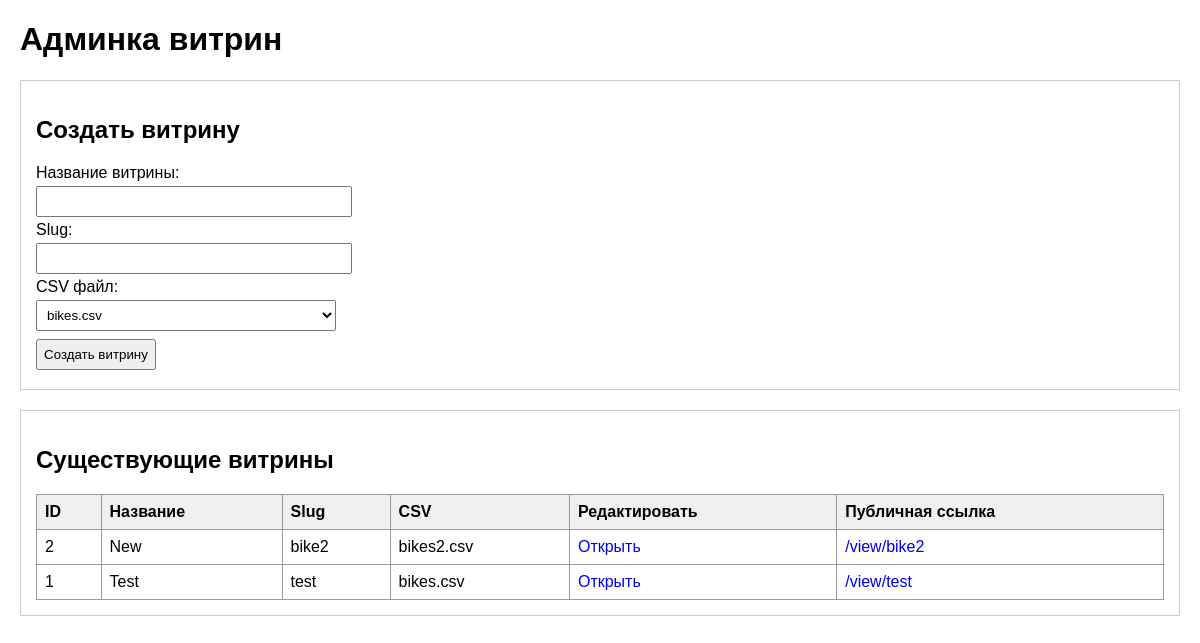
The page / on the database its author committed.
### tables this page shows
CREATE TABLE views (
            id INTEGER PRIMARY KEY AUTOINCREMENT,
            name TEXT NOT NULL,
            slug TEXT NOT NULL UNIQUE,
            file_name TEXT NOT NULL
        );

### app/main.py (the view)
@app.get("/", response_class=HTMLResponse)
async def admin_home(request: Request):
    views = get_all_views()
    files = list_csv_files()
    return templates.TemplateResponse(
        request=request,
        name="index.html",
        context={
            "views": views,
            "files": files,
        }
    )

### templates/index.html (shortened to what this page needs)
<!DOCTYPE html>
<html lang="ru">
<head>
</head>
<body>
    <h1>Админка витрин</h1>
    <div class="section">
        <h2>Создать витрину</h2>
        <form method="post" action="/views">
            <div>
                <label>Название витрины:</label><br>
                <input type="text" name="name" required style="width: 300px;">
            </div>
            <div>
                <label>Slug:</label><br>
                <input type="text" name="slug" required style="width: 300px;">
            </div>
            <div>
                <label>CSV файл:</label><br>
                <select name="file_name" required style="width: 300px;">
                    {% for f in files %}
                    <option value="{{ f }}">{{ f }}</option>
                    {% endfor %}
                </select>
            </div>
            <button type="submit">Создать витрину</button>
        </form>
    </div>
    <div class="section">
        <h2>Существующие витрины</h2>
        {% if views %}
        <table>
            <thead>
                <tr>
                    <th>ID</th>
                    <th>Название</th>
                    <th>Slug</th>
                    <th>CSV</th>
                    <th>Редактировать</th>
                    <th>Публичная ссылка</th>
                </tr>
            </thead>
            <tbody>
                {% for v in views %}
                <tr>
                    <td>{{ v.id }}</td>
                    <td>{{ v.name }}</td>
                    <td>{{ v.slug }}</td>
                    <td>{{ v.file_name }}</td>
                    <td><a href="/views/{{ v.id }}">Открыть</a></td>
                    <td><a href="/view/{{ v.slug }}" target="_blank">/view/{{ v.slug }}</a></td>
                </tr>
                {% endfor %}
            </tbody>
        </table>
        {% else %}
            <p>Витрин пока нет.</p>
        {% endif %}
    </div>
</body>
</html>

### templates/index.html (style rules this page uses)
body { font-family: Arial, sans-serif; margin: 20px; }
.section { border: 1px solid #ccc; padding: 15px; margin-bottom: 20px; }
table { border-collapse: collapse; width: 100%; }
th, td { border: 1px solid #999; padding: 8px; text-align: left; }
th { background: #f0f0f0; }
input, select, button { padding: 6px; margin: 4px 0; }
a { text-decoration: none; }

### rows shown on the page
views: id "2", name "New", slug "bike2", file_name "bikes2.csv"
views: id "1", name "Test", slug "test", file_name "bikes.csv"

### other values the page prints
form field file_name "bikes.csv"
